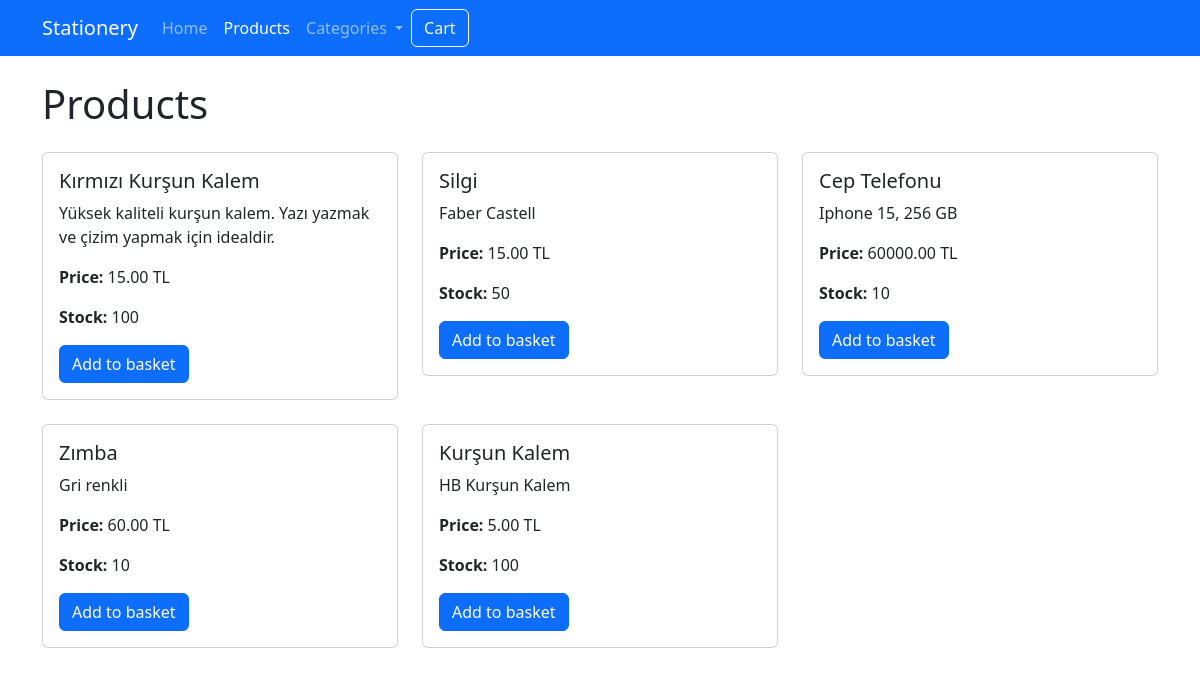
/products/, run on an earlier commit of the app's database.
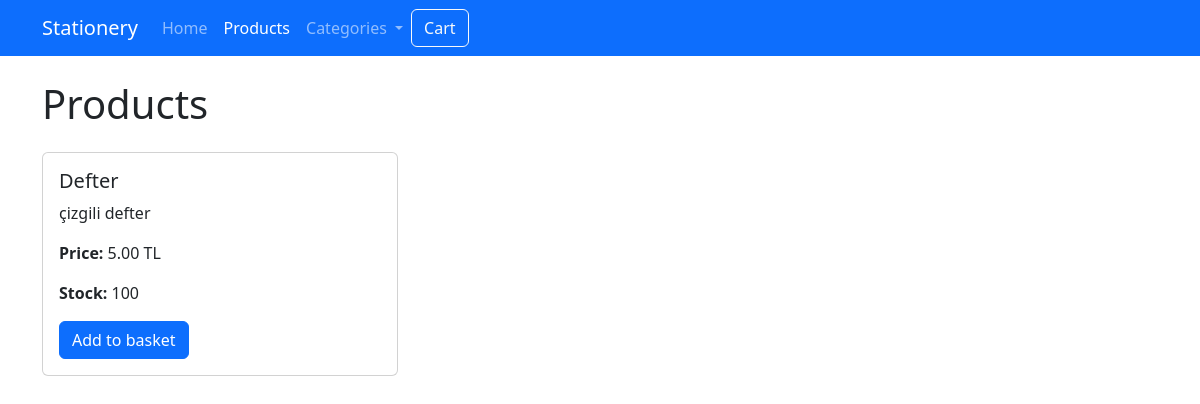
And on a later commit of the database.
### products_app/models.py (models this page shows, shortened)
class Product(models.Model):
    name = models.CharField(max_length=200)
    description = models.TextField()
    price = models.DecimalField(max_digits=10, decimal_places=2)
    stock = models.IntegerField(default=0)
    category = models.ForeignKey(
        Category,
        on_delete=models.CASCADE,
        related_name='products',
        null=True,
        blank=True
    )

### products_app/views.py (the view)
# urls.py: path('products/', views.show_products, name='products'),
def show_products(request):
    category_id = request.GET.get('category')
    categories = Category.objects.all()
    if category_id:
        try:
            current_category = Category.objects.get(id=category_id)
            products = Product.objects.filter(category=current_category)
        except Category.DoesNotExist:
            current_category = None
            products = Product.objects.all()
    else:
        current_category = None
        products = Product.objects.all()
    context = {
        'products': products,
        'categories': categories,
        'current_category': current_category
    }
    return render(request, 'show_products.html', context)

### templates/show_products.html (shortened to what this page needs)
{% extends 'base.html' %}
{% block content %}
<h1 class="mb-4">Products</h1>
<div class="row">
    {% for p in products %}
    <div class="col-md-4 mb-4">
        <div class="card">
            <div class="card-body">
                <h5 class="card-title">{{ p.name }}</h5>
                <p class="card-text">{{ p.description }}</p>
                <p class="card-text"><strong>Price:</strong> {{ p.price }} TL</p>
                <p class="card-text"><strong>Stock:</strong> {{ p.stock }}</p>
                <a href="{% url 'add_to_cart' p.id %}" class="btn btn-primary">Add to basket</a>
            </div>
        </div>
    </div>
    {% empty %}
    <div class="col-12">
        <p>No products yet.</p>
    </div>
    {% endfor %}
</div>
{% endblock %}

### templates/base.html (shortened to what this page needs)
<!DOCTYPE html>
<html lang="en">
<head>
    <link href="https://cdn.jsdelivr.net/npm/bootstrap@5.3.0/dist/css/bootstrap.min.css" rel="stylesheet">
</head>
<body>
    <nav class="navbar navbar-expand-lg navbar-dark bg-primary">
        <div class="container">
            <a class="navbar-brand" href="/">Stationery</a>
            <div class="collapse navbar-collapse" id="navbarNav">
                <ul class="navbar-nav">
                    <li class="nav-item">
                        <a class="nav-link {% if request.path == '/' %}active{% endif %}" href="/">
                            Home
                        </a>
                    </li>
                    <li class="nav-item">
                        <a class="nav-link {% if request.path == '/products/' %}active{% endif %}" href="/products/">
                            Products
                        </a>
                    </li>
                    <li class="nav-item dropdown">
                        <a class="nav-link dropdown-toggle" href="#" role="button" data-bs-toggle="dropdown">
                            Categories
                        </a>
                    </li>
                </ul>
                <div class="d-flex justify-content-end">
                    <a href="{% url 'cart_detail' %}" class="btn btn-outline-light">
                         Cart
                    </a>
                </div>
            </div>
        </div>
    </nav>
    <div class="container mt-4">
        {% block content %}
        {% endblock %}
    </div>
</body>
</html>

What changed in the data, as far as the page shows it:
removed Product: name "Silgi", description "Faber Castell", price "15.00", stock "50"
removed Product: name "Cep Telefonu", description "Iphone 15, 256 GB", price "60000.00", stock "10"
removed Product: name "Zımba", description "Gri renkli", price "60.00", stock "10"
removed Product: name "Kurşun Kalem", description "HB Kurşun Kalem", price "5.00", stock "100"
changed Product: name "Kırmızı Kurşun Kalem" → "Defter"; description "Yüksek kaliteli kurşun kalem. Yazı yazmak ve çizim yapmak için idealdir." → "çizgili defter"; price "15.00" → "5.00"
